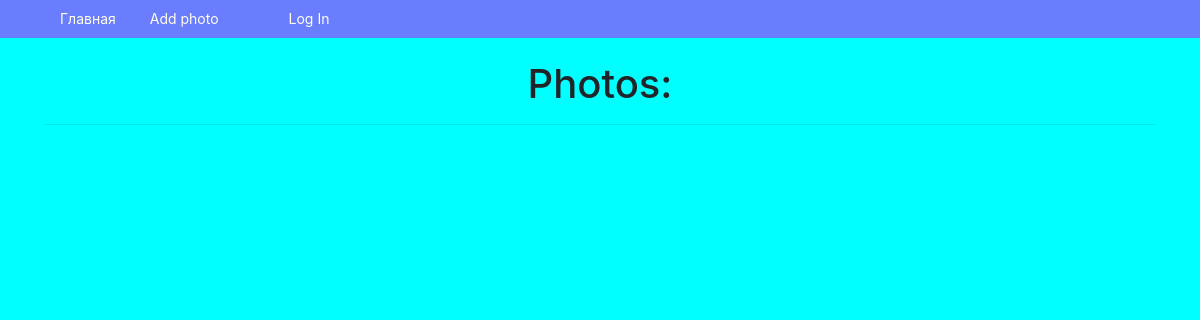
The app's page /, older data.
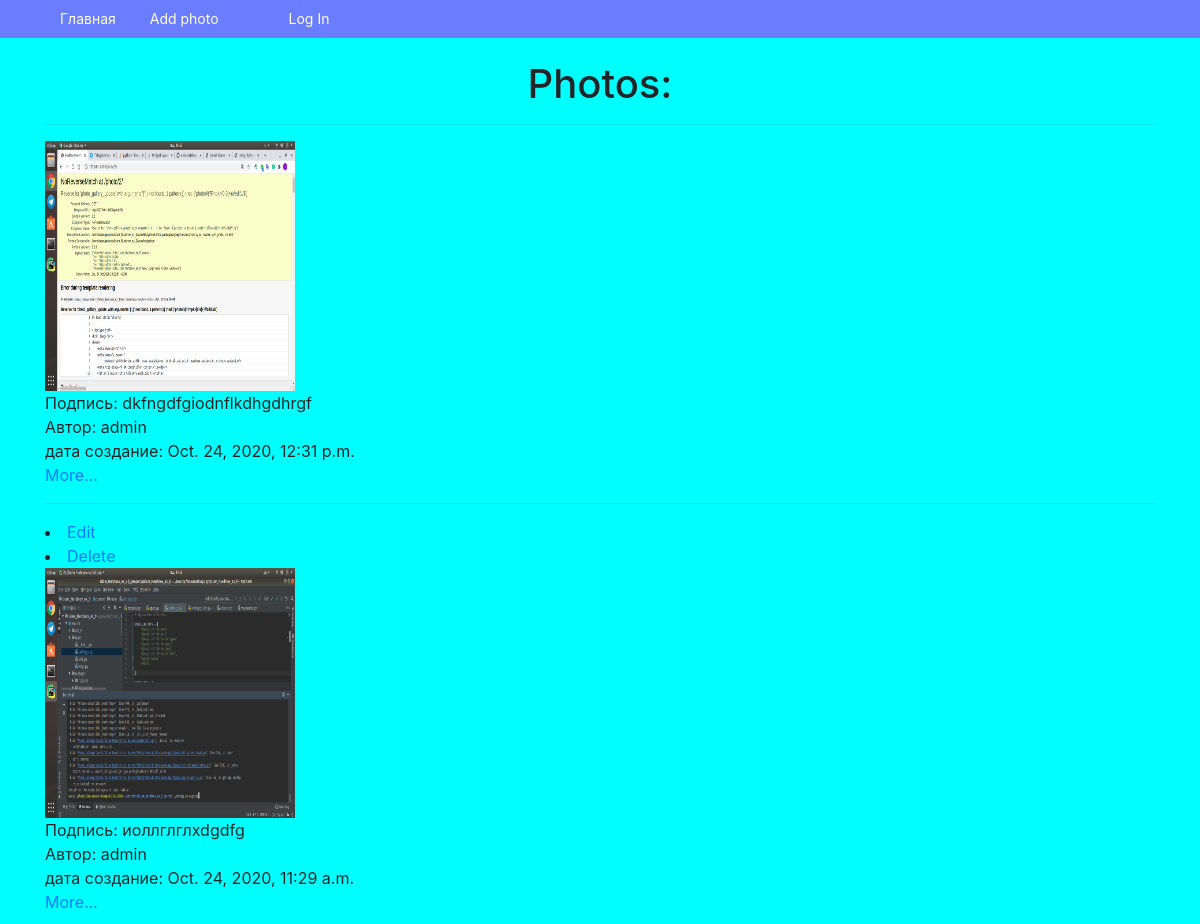
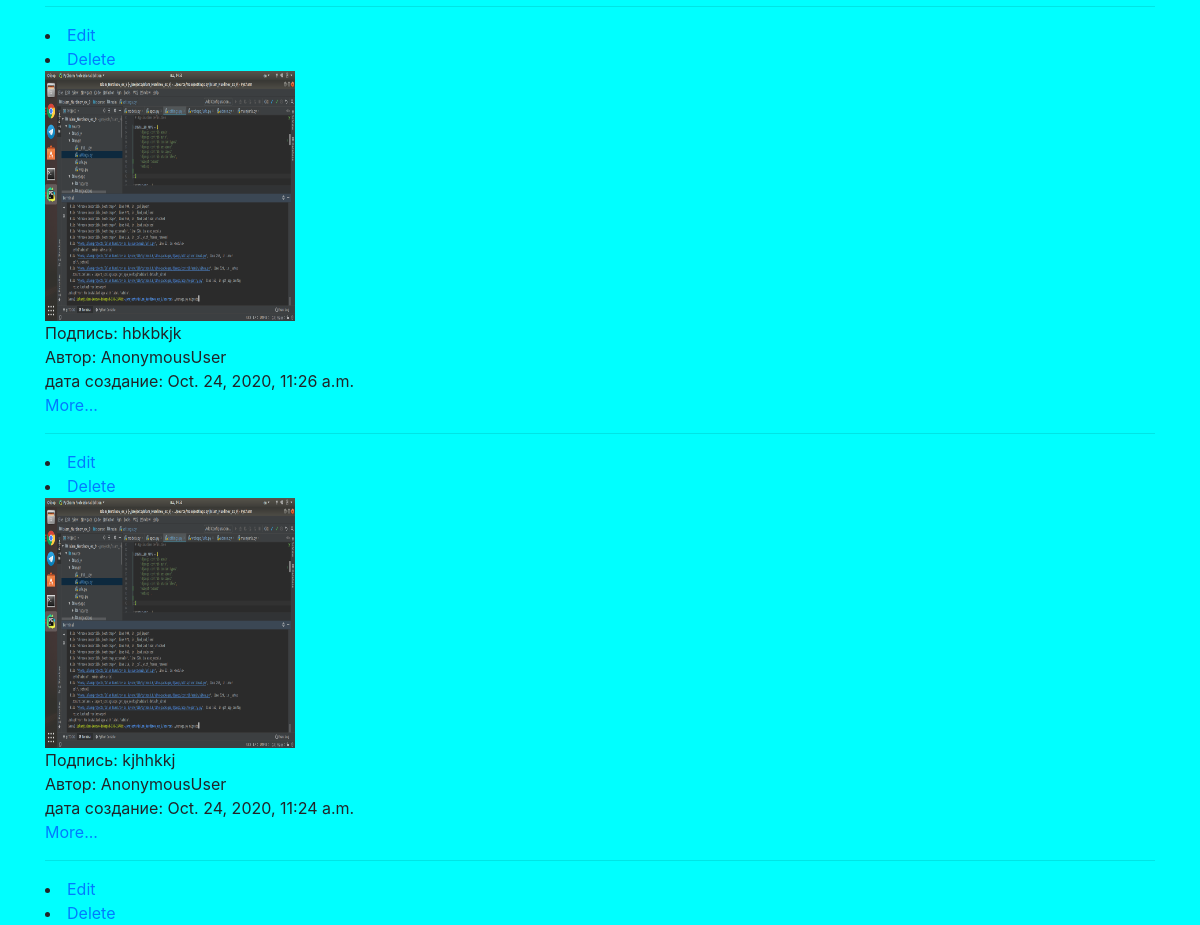
The same page, newer data (2 pictures, top to bottom).
### webapp/models.py (models this page shows, shortened)
class PhotoGallery(models.Model):
    img = models.ImageField(null=False, blank=False, upload_to='media', verbose_name='Фото')
    description = models.TextField(null=False, blank=False, max_length=1000, verbose_name='Подпись')
    creation_date = models.DateTimeField(auto_now_add=True, verbose_name='Дата создания')
    author_name = models.CharField(null=False, blank=False, max_length=60, verbose_name='Автор')
    class Meta:
        verbose_name = 'Фото'
        verbose_name_plural = 'Фотографии'

### webapp/views.py (the view)
# urls.py: path('', IndexView.as_view(), name='index'),
class IndexView(ListView):
    template_name = 'index.html'
    context_object_name = 'photos'
    model = PhotoGallery
    ordering = '-creation_date'

### webapp/templates/index.html
{% extends 'base.html' %}
{% block menu %}
 <li><a href="{% url 'webapp:photo_gallery_create' %}">Add photo</a></li>
{% endblock %}
{% block content %}
    <h1>Photos:</h1>
    <hr/>
        {% for photo in photos %}
            <img class="photo" src="{{ photo.img.url }}" width="250" height="250" alt="user picture">
            <div>Подпись: {{ photo.description }}</div>
            <div>Автор: {{ photo.author_name }}</div>
            <div>дата создание: {{ photo.creation_date }}</div>
            <a href="{% url 'webapp:photo_gallery_view' photo.pk %}">More...</a>
            <hr/>
 <li><a href="{% url 'webapp:photo_gallery_update'  photo.pk %}">Edit</a></li>
<li><a href="{% url 'webapp:photo_gallery_delete'  photo.pk %}">Delete</a></li>
        {% endfor %}
{% endblock %}

### webapp/templates/base.html (shortened to what this page needs)
{% load staticfiles %}
<!doctype html>
<html lang="en">
<head>
    <link rel="stylesheet" href="https://stackpath.bootstrapcdn.com/bootstrap/4.3.1/css/bootstrap.min.css">
    <link rel="stylesheet" href="{% static 'css/style.css' %}">
</head>
<body>
<nav class="navbar">Islam
    <div class="container">
        <ul class="menu">
            <li><a href="{% url 'webapp:index' %}">Главная</a></li>
            {% block menu %}{% endblock %}
            <li class="menu-right">
                        <ul>
                    {% if request.user.is_authenticated %}
                        <li><a href="{% url 'accounts:user_detail' user.pk  %}">Привет, {{ request.user }}!</li>
                        <li><a href="{% url 'accounts:logout'  %}">Log Out</a></li>
                    {% else %}
                        <li><a href="{% url 'accounts:login'  %}">Log In</a></li>
                    {% endif %}
                </ul>
            </li>
        </ul>
    </div>
</nav>
<div class="container">
    {% block content %}{% endblock %}
</div>
</body>
</html>

### webapp/static/css/style.css (style rules this page uses)
body { margin-top: 60px; background-color: aqua; }
.navbar { display: block; background: #6a7dff; position: fixed; top: 0; right: 0; left: 0; font-size: 0; box-sizing: border-box; padding: 7px 30px; }
.menu { font-size: 14px; line-height: 1; padding: 0; margin: 0; color: #fffee8; display: block; }
.menu-right { float: right; }
.menu li { display: inline-block; }
.menu a { display: inline-block; text-decoration: none; color: inherit; padding: 5px 15px; }
h1 { text-align: center; }

Row changes from the older to the newer data that the page shows:
added PhotoGallery: img (picture), description "dkfngdfgiodnflkdhgdhrgf", author_name "admin", creation_date "Oct. 24, 2020, 12:31 p.m."
added PhotoGallery: img (picture), description "иоллглглxdgdfg", author_name "admin", creation_date "Oct. 24, 2020, 11:29 a.m."
added PhotoGallery: img (picture), description "hbkbkjk", author_name "AnonymousUser", creation_date "Oct. 24, 2020, 11:26 a.m."
added PhotoGallery: img (picture), description "kjhhkkj", author_name "AnonymousUser", creation_date "Oct. 24, 2020, 11:24 a.m."
